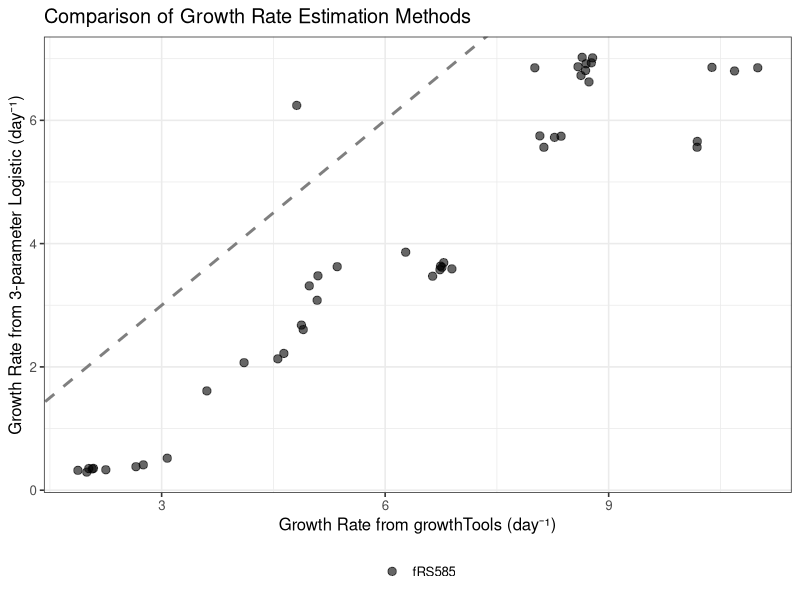
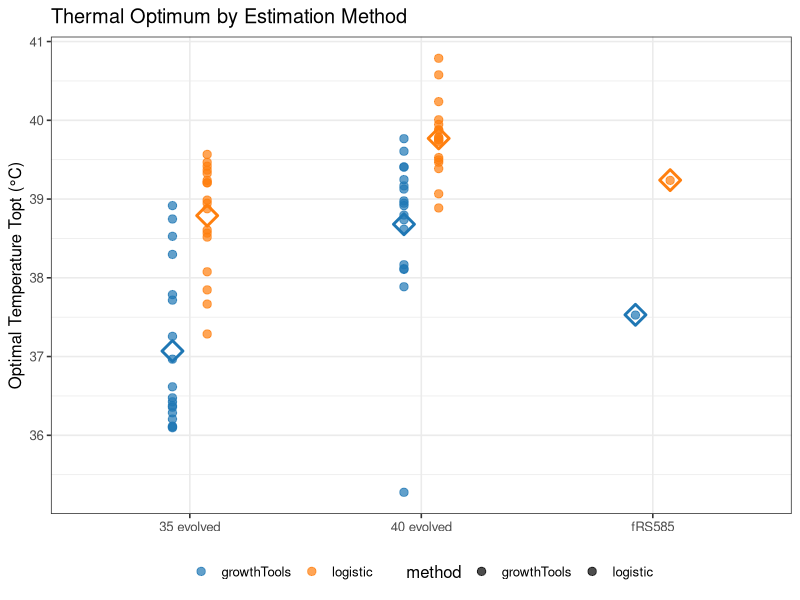
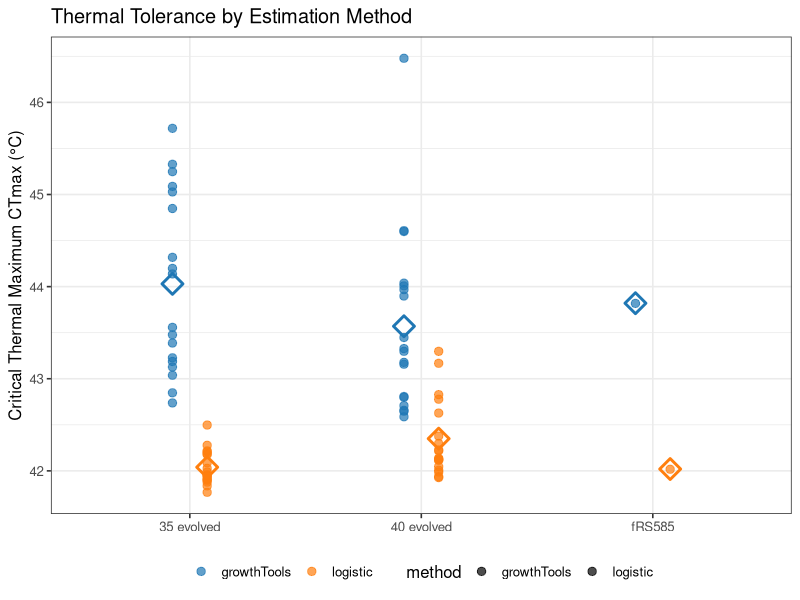
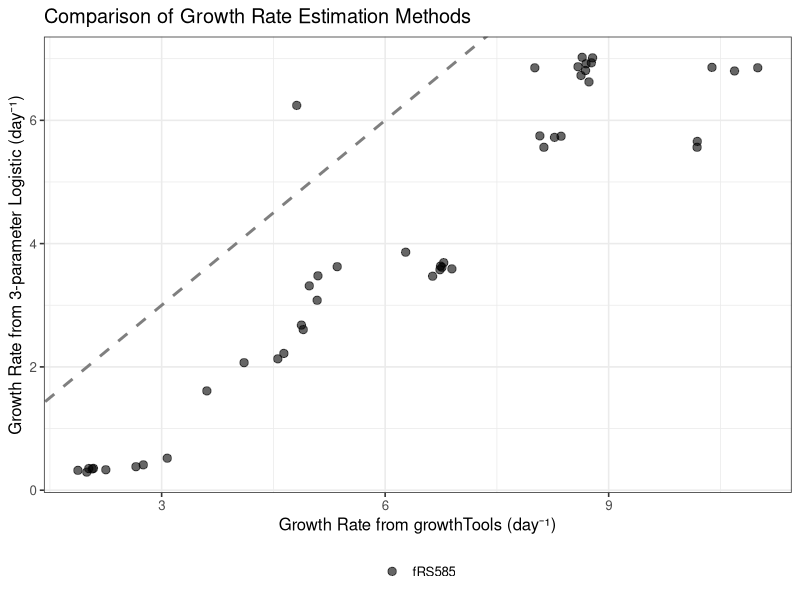
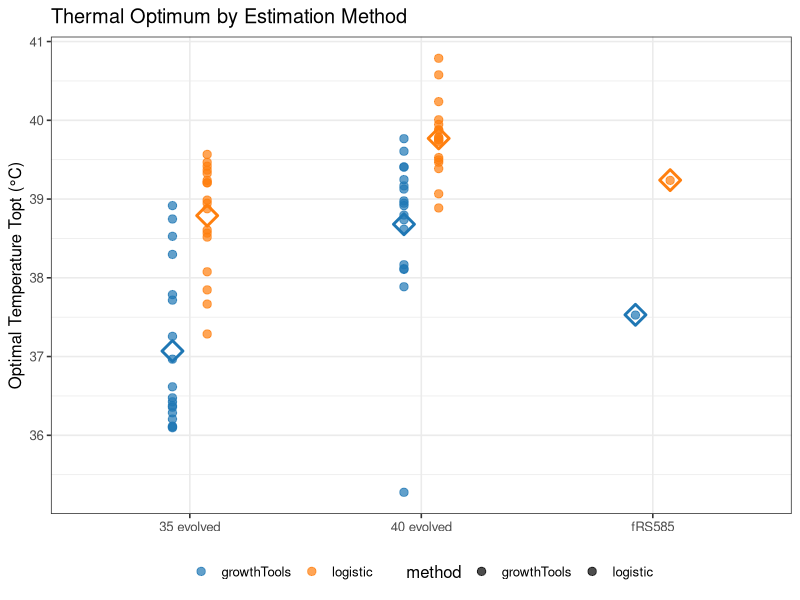
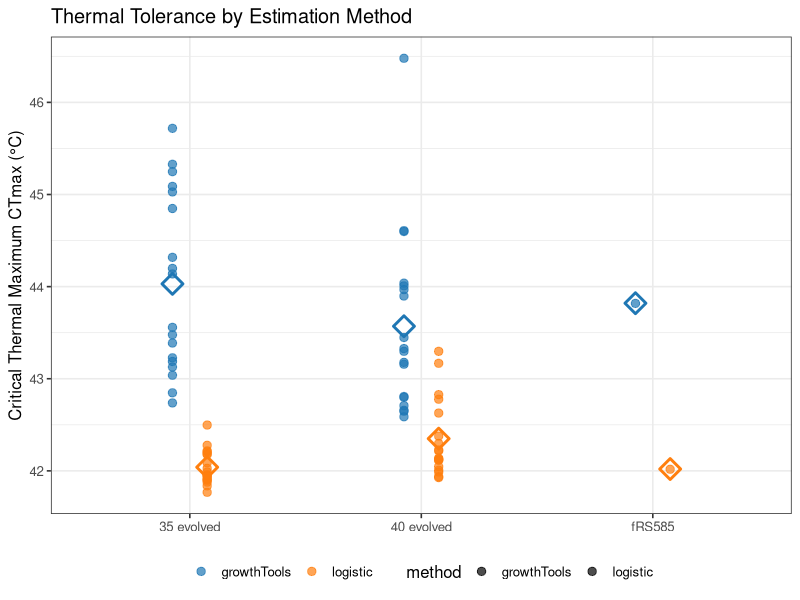

The R source for these figures, in order:
# =============================================================================
# Compare Growth Rate Methods and Fit Sharpe-Schoolfield TPC Models
#
# This script:
# 1. Compares growth rates from growthTools vs 3-parameter logistic
# 2. Fits Sharpe-Schoolfield High model to both datasets
# 3. Extracts Topt and CTmax for each method
# 4. Tests if evolution history effects differ by estimation method
# =============================================================================

library(tidyverse)
library(minpack.lm)
library(plotrix)
library(broom)

# Configuration ---------------------------------------------------------------

K_B <- 8.617333e-5      # Boltzmann constant (eV K⁻¹)
TREF_K <- 288.15        # Reference temperature (15°C in Kelvin)
CTMAX_CAP <- 50.0       # Cap for ctmax if estimation fails
N_STARTS <- 500         # Number of random starting points for multistart fitting

set.seed(42)

OUT <- "data-processed/tpc-comparison"
dir.create(OUT, showWarnings = FALSE)

EVO_COLORS <- c(
  "40 evolved" = "#FA3208",
  "35 evolved" = "#0E63FF",
  "fRS585"     = "#000000"
)

# =============================================================================
# 1. Load both growth rate datasets
# =============================================================================

# Growth rates from growthTools package
gr_growthtools <- read_csv("data-processed/growth-rates-growth-tools.csv") |>
  select(rep.id, well, block, test_temperature, strain, evolution_history, mu, R2) |>
  rename(mu_gt = mu, r2_gt = R2)

# Growth rates from 3-parameter logistic
gr_logistic <- read_csv("data-processed/growth-rates-logistic.csv") |>
  select(rep.id, well, block, test_temperature, strain, evolution_history, mu, r2) |>
  rename(mu_log = mu, r2_log = r2)

# Merge by well/block/temperature/strain/evolution_history
gr_comparison <- full_join(
  gr_growthtools |> select(well, block, test_temperature, strain, evolution_history, mu_gt, r2_gt),
  gr_logistic |> select(well, block, test_temperature, strain, evolution_history, mu_log, r2_log),
  by = c("well", "block", "test_temperature", "strain", "evolution_history")
)

cat(sprintf("Growth rate comparison:\n"))
cat(sprintf("Total rows: %d\n", nrow(gr_comparison)))
cat(sprintf("Rows with both methods: %d\n", sum(!is.na(gr_comparison$mu_gt) & !is.na(gr_comparison$mu_log))))

# =============================================================================
# 2. Compare methods visually
# =============================================================================

# Scatterplot of growth rates from both methods
p_compare <- gr_comparison |>
  filter(!is.na(mu_gt), !is.na(mu_log)) |>
  ggplot(aes(x = mu_gt, y = mu_log, color = evolution_history)) +
  geom_point(size = 2.5, alpha = 0.6) +
  geom_abline(intercept = 0, slope = 1, linetype = "dashed", color = "grey50", linewidth = 1) +
  scale_color_manual(values = EVO_COLORS, name = NULL) +
  labs(
    x = "Growth Rate from growthTools (day⁻¹)",
    y = "Growth Rate from 3-parameter Logistic (day⁻¹)",
    title = "Comparison of Growth Rate Estimation Methods"
  ) +
  theme_bw(base_size = 12) +
  theme(legend.position = "bottom")

ggsave(file.path(OUT, "01-method-comparison.png"), p_compare,
       width = 7, height = 6, dpi = 300)
print(p_compare)

# Calculate correlation by temperature
corr_by_temp <- gr_comparison |>
  filter(!is.na(mu_gt), !is.na(mu_log)) |>
  group_by(test_temperature) |>
  summarise(
    n = n(),
    correlation = cor(mu_gt, mu_log, method = "pearson"),
    rmse = sqrt(mean((mu_gt - mu_log)^2)),
    .groups = "drop"
  )

cat("\nCorrelation by temperature:\n")
print(corr_by_temp)

# =============================================================================
# 3. Helper functions for TPC fitting
# =============================================================================

sharpeschoolhigh <- function(T_c, r_tref, e, eh, th) {
  T_k         <- T_c + 273.15
  boltz_act   <- (e  / K_B) * (1 / TREF_K - 1 / T_k)
  boltz_deact <- (eh / K_B) * (1 / th     - 1 / T_k)
  r_tref * exp(boltz_act) / (1 + exp(boltz_deact))
}

calc_topt_ctmax <- function(params, T_range = NULL) {
  if (is.null(T_range)) T_range <- seq(5, 55, length.out = 5000)
  preds <- sharpeschoolhigh(T_range, params[1], params[2], params[3], params[4])
  valid <- is.finite(preds)
  if (!any(valid)) return(c(topt = NA, ctmax = NA, rmax = NA))
  
  topt_idx <- which.max(preds[valid])
  topt     <- T_range[valid][topt_idx]
  rmax     <- preds[valid][topt_idx]
  
  # Try zero-crossing above Topt
  pa          <- preds
  pa[T_range <= topt] <- rmax
  sign_changes <- which(diff(sign(pa)) != 0)
  
  if (length(sign_changes) > 0) {
    i  <- sign_changes[1]
    t1 <- T_range[i];     t2 <- T_range[i + 1]
    p1 <- pa[i];          p2 <- pa[i + 1]
    ctmax <- if (p2 != p1) t1 - p1 * (t2 - t1) / (p2 - p1) else t1
  } else {
    # Operational CT_max: first T above Topt where predicted rate < 5% of rmax
    below <- which(T_range > topt & preds < 0.05 * rmax)
    ctmax <- if (length(below) > 0) T_range[below[1]] else CTMAX_CAP
  }
  
  c(topt = topt, ctmax = ctmax, rmax = rmax)
}

fit_tpc_multistart <- function(temps, rates) {
  # Multistart bounds
  BOUNDS_LO <- c(r_tref = 0.01, e = 0.01, eh =  0.5, th = 303.0)
  BOUNDS_HI <- c(r_tref = 50.0, e =  3.0, eh = 50.0, th = 335.0)
  START_LO  <- c(r_tref =  0.5, e =  0.1, eh =  0.5, th = 305.0)
  START_HI  <- c(r_tref = 20.0, e =  2.0, eh = 20.0, th = 325.0)
  
  best_popt <- NULL
  best_rss  <- Inf
  
  # Generate random starts
  starts <- mapply(function(...) c(...),
                   runif(N_STARTS, START_LO["r_tref"], START_HI["r_tref"]),
                   runif(N_STARTS, START_LO["e"],      START_HI["e"]),
                   runif(N_STARTS, START_LO["eh"],     START_HI["eh"]),
                   runif(N_STARTS, START_LO["th"],     START_HI["th"]),
                   SIMPLIFY = FALSE)
  
  for (p0 in starts) {
    tryCatch({
      fit <- suppressWarnings(nlsLM(
        rates ~ sharpeschoolhigh(temps, r_tref, e, eh, th),
        start  = list(r_tref = p0[1], e = p0[2], eh = p0[3], th = p0[4]),
        lower  = BOUNDS_LO,
        upper  = BOUNDS_HI,
        control = nls.lm.control(maxiter = 200, maxfev = 5000)
      ))
      rss <- sum(residuals(fit)^2)
      if (rss < best_rss) {
        best_rss  <- rss
        best_popt <- coef(fit)
      }
    }, error = function(e) NULL)
  }
  
  if (is.null(best_popt)) return(NULL)
  
  ss_tot <- sum((rates - mean(rates))^2)
  r2     <- if (ss_tot > 0) 1 - best_rss / ss_tot else NA_real_
  
  derived <- calc_topt_ctmax(best_popt)
  
  list(
    params = best_popt,
    topt = derived["topt"],
    ctmax = derived["ctmax"],
    rmax = derived["rmax"],
    r2 = r2
  )
}

# =============================================================================
# 4. Fit TPC to growthTools data
# =============================================================================

cat("\n=== Fitting TPC to growthTools data ===\n")

gr_gt_by_strain <- gr_comparison |>
  select(strain, evolution_history, test_temperature, mu_gt) |>
  filter(!is.na(mu_gt)) |>
  group_by(strain, evolution_history) |>
  summarise(
    temps = list(as.numeric(test_temperature)),
    rates = list(as.numeric(mu_gt)),
    n_temps = n(),
    .groups = "drop"
  ) |>
  filter(n_temps >= 3)

cat(sprintf("Strains with ≥3 temperature points: %d\n", nrow(gr_gt_by_strain)))

tpc_gt_list <- list()
for (i in seq_len(nrow(gr_gt_by_strain))) {
  row <- gr_gt_by_strain[i, ]
  fit_result <- fit_tpc_multistart(unlist(row$temps), unlist(row$rates))
  
  if (!is.null(fit_result)) {
    tpc_gt_list[[i]] <- data.frame(
      strain = row$strain,
      evo_history = row$evolution_history,
      method = "growthTools",
      r_tref = fit_result$params[1],
      e = fit_result$params[2],
      eh = fit_result$params[3],
      th = fit_result$params[4],
      topt = fit_result$topt,
      ctmax = fit_result$ctmax,
      rmax = fit_result$rmax,
      r2 = fit_result$r2,
      row.names = NULL
    )
  }
  
  if (i %% 10 == 0) cat(sprintf("  Completed %d/%d\n", i, nrow(gr_gt_by_strain)))
}

tpc_gt <- bind_rows(tpc_gt_list)
cat(sprintf("Successfully fit %d strains\n", nrow(tpc_gt)))

# =============================================================================
# 5. Fit TPC to logistic data
# =============================================================================

cat("\n=== Fitting TPC to logistic data ===\n")

gr_log_by_strain <- gr_comparison |>
  select(strain, evolution_history, test_temperature, mu_log) |>
  filter(!is.na(mu_log)) |>
  group_by(strain, evolution_history) |>
  summarise(
    temps = list(as.numeric(test_temperature)),
    rates = list(as.numeric(mu_log)),
    n_temps = n(),
    .groups = "drop"
  ) |>
  filter(n_temps >= 3)

cat(sprintf("Strains with ≥3 temperature points: %d\n", nrow(gr_log_by_strain)))

tpc_log_list <- list()
for (i in seq_len(nrow(gr_log_by_strain))) {
  row <- gr_log_by_strain[i, ]
  fit_result <- fit_tpc_multistart(unlist(row$temps), unlist(row$rates))
  
  if (!is.null(fit_result)) {
    tpc_log_list[[i]] <- data.frame(
      strain = row$strain,
      evo_history = row$evolution_history,
      method = "logistic",
      r_tref = fit_result$params[1],
      e = fit_result$params[2],
      eh = fit_result$params[3],
      th = fit_result$params[4],
      topt = fit_result$topt,
      ctmax = fit_result$ctmax,
      rmax = fit_result$rmax,
      r2 = fit_result$r2,
      row.names = NULL
    )
  }
  
  if (i %% 10 == 0) cat(sprintf("  Completed %d/%d\n", i, nrow(gr_log_by_strain)))
}

tpc_log <- bind_rows(tpc_log_list)
cat(sprintf("Successfully fit %d strains\n", nrow(tpc_log)))

# =============================================================================
# 6. Clean and standardize TPC results
# =============================================================================

tpc_gt_clean <- tpc_gt |>
  mutate(
    strain_temp = evo_history,
    evolution_history = case_when(
      strain == "35" ~ "35 evolved",
      strain == "40" ~ "40 evolved",
      strain == "fRS585" ~ "fRS585",
      TRUE ~ strain
    ),
    strain = strain_temp
  ) |>
  select(strain, evolution_history, method, r_tref, e, eh, th, topt, ctmax, rmax, r2)

tpc_log_clean <- tpc_log |>
  mutate(
    strain = sub("^[0-9]+_", "", strain),
    evolution_history = evo_history
  ) |>
  select(strain, evolution_history, method, r_tref, e, eh, th, topt, ctmax, rmax, r2)

tpc_all_clean <- bind_rows(tpc_gt_clean, tpc_log_clean)

# =============================================================================
# 7. Summary statistics
# =============================================================================

cat("\n=== Thermal Traits by Method and Evolution History ===\n")
summary_traits <- tpc_all_clean |>
  group_by(method, evolution_history) |>
  summarise(
    n = n(),
    mean_topt = round(mean(topt, na.rm = TRUE), 2),
    sd_topt = round(sd(topt, na.rm = TRUE), 2),
    mean_ctmax = round(mean(ctmax, na.rm = TRUE), 2),
    sd_ctmax = round(sd(ctmax, na.rm = TRUE), 2),
    mean_r2 = round(mean(r2, na.rm = TRUE), 3),
    .groups = "drop"
  ) |>
  arrange(evolution_history, method)

print(summary_traits)

# =============================================================================
# 8. Statistical analysis: Evolution history effect on Topt
# =============================================================================

cat("\n=== EFFECT OF EVOLUTION HISTORY ON TOPT ===\n")

cat("\nGrowthTools method:\n")
lm_topt_gt <- lm(topt ~ evolution_history, data = tpc_gt_clean)
print(summary(lm_topt_gt))

cat("\nLogistic method:\n")
lm_topt_log <- lm(topt ~ evolution_history, data = tpc_log_clean)
print(summary(lm_topt_log))

# =============================================================================
# 9. Statistical analysis: Evolution history effect on CTmax
# =============================================================================

cat("\n=== EFFECT OF EVOLUTION HISTORY ON CTMAX ===\n")

cat("\nGrowthTools method:\n")
lm_ctmax_gt <- lm(ctmax ~ evolution_history, data = tpc_gt_clean)
print(summary(lm_ctmax_gt))

cat("\nLogistic method:\n")
lm_ctmax_log <- lm(ctmax ~ evolution_history, data = tpc_log_clean)
print(summary(lm_ctmax_log))

# =============================================================================
# 10. Visualizations: Topt comparison
# =============================================================================

p_topt_compare <- tpc_all_clean |>
  ggplot(aes(x = evolution_history, y = topt, color = method, fill = method)) +
  geom_point(position = position_dodge(width = 0.3), size = 2.5, alpha = 0.7) +
  geom_point(
    data = summary_traits |> select(method, evolution_history, mean_topt) |> rename(topt = mean_topt),
    position = position_dodge(width = 0.3),
    size = 4,
    shape = 5,
    stroke = 1.5,
    aes(color = method),
    show.legend = FALSE
  ) +
  scale_color_manual(values = c("growthTools" = "#1f77b4", "logistic" = "#ff7f0e"), name = NULL) +
  labs(
    x = NULL,
    y = "Optimal Temperature Topt (°C)",
    title = "Thermal Optimum by Estimation Method"
  ) +
  theme_bw(base_size = 12) +
  theme(legend.position = "bottom")

ggsave(file.path(OUT, "02-topt-comparison.png"), p_topt_compare,
       width = 7, height = 6, dpi = 300)
print(p_topt_compare)

# =============================================================================
# 11. Visualizations: CTmax comparison
# =============================================================================

p_ctmax_compare <- tpc_all_clean |>
  ggplot(aes(x = evolution_history, y = ctmax, color = method, fill = method)) +
  geom_point(position = position_dodge(width = 0.3), size = 2.5, alpha = 0.7) +
  geom_point(
    data = summary_traits |> select(method, evolution_history, mean_ctmax) |> rename(ctmax = mean_ctmax),
    position = position_dodge(width = 0.3),
    size = 4,
    shape = 5,
    stroke = 1.5,
    aes(color = method),
    show.legend = FALSE
  ) +
  scale_color_manual(values = c("growthTools" = "#1f77b4", "logistic" = "#ff7f0e"), name = NULL) +
  labs(
    x = NULL,
    y = "Critical Thermal Maximum CTmax (°C)",
    title = "Thermal Tolerance by Estimation Method"
  ) +
  theme_bw(base_size = 12) +
  theme(legend.position = "bottom")

ggsave(file.path(OUT, "03-ctmax-comparison.png"), p_ctmax_compare,
       width = 7, height = 6, dpi = 300)
print(p_ctmax_compare)

# =============================================================================
# 12. Export results
# =============================================================================

write_csv(gr_comparison, file.path(OUT, "growth-rates-comparison.csv"))
write_csv(tpc_all_clean, file.path(OUT, "thermal-traits-all-methods.csv"))
write_csv(tpc_gt_clean, file.path(OUT, "thermal-traits-growthtools.csv"))
write_csv(tpc_log_clean, file.path(OUT, "thermal-traits-logistic.csv"))
write_csv(summary_traits, file.path(OUT, "summary-thermal-traits.csv"))

cat(sprintf("\nExported to %s/\n", OUT))
for (f in list.files(OUT, full.names = FALSE)) {
  cat(sprintf("  %s\n", f))
}
